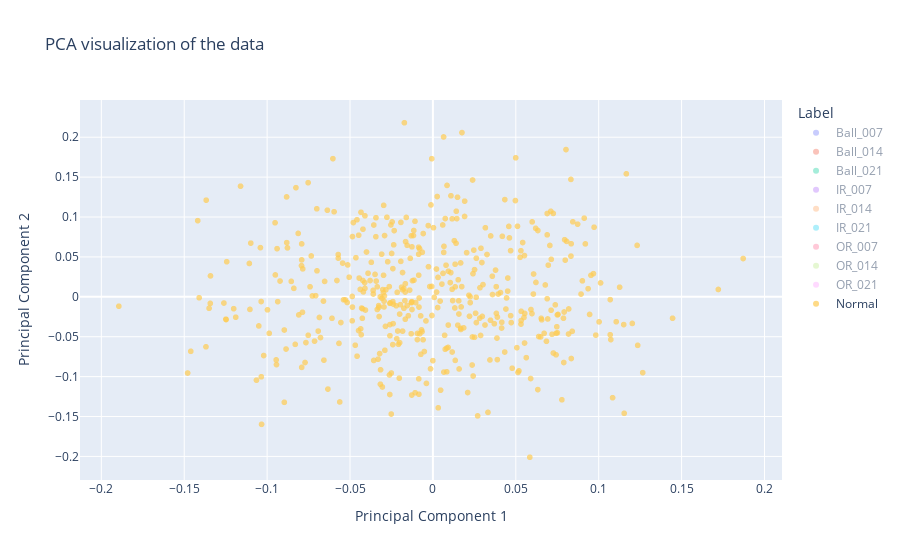

Notebook code cell kept with this figure:
### Code cell
import numpy as np
import plotly.express as px
from sklearn.decomposition import PCA
from sklearn.preprocessing import LabelEncoder

# 讀取資料
read_online_data = np.load("data/CWRU_48k_load_1_CNN_data.npz")
data = read_online_data['data']
labels = read_online_data['labels']

# 重塑資料為 2D 陣列
data_reshaped = data.reshape(data.shape[0], -1)

# 使用 LabelEncoder 將 labels 轉換為數字
label_encoder = LabelEncoder()
labels_encoded = label_encoder.fit_transform(labels)
labels_str = label_encoder.inverse_transform(labels_encoded)  # 轉回原始標籤

# 使用 PCA 進行降維
pca = PCA(n_components=2)
data_pca = pca.fit_transform(data_reshaped)

# 將結果存入 DataFrame
data_dict = {
    "Principal Component 1": data_pca[:, 0],
    "Principal Component 2": data_pca[:, 1],
    "Label": labels_str
}

# 指定要 **初始顯示** 的 Label（這裡選擇第一個類別）
initial_label = 'Normal'
# labels_str[3]

# 使用 plotly.express 建立互動式散點圖
fig = px.scatter(
    data_dict,
    x="Principal Component 1",
    y="Principal Component 2",
    color="Label",
    title="PCA visualization of the data",
    opacity=0.7
)

# 隱藏所有 trace，僅顯示 `initial_label`
for trace in fig.data:
    if trace.name != initial_label:
        trace.visible = "legendonly"  # 初始隱藏，點擊圖例後顯示

# 顯示圖表
fig.show()

### Figure 1 — Plotly figure (JSON) as saved in the notebook; plotly's stock layout.template omitted (floating-point values rounded to 4 significant figures; data arrays with more than 128 entries replaced by an {"elided": "..."} marker saying what was removed)
{"data": [{"hovertemplate": "Label=Ball_007<br>Principal Component 1=%{x}<br>Principal Component 2=%{y}<extra></extra>", "legendgroup": "Ball_007", "marker": {"color": "#636efa", "opacity": 0.7, "symbol": "circle"}, "mode": "markers", "name": "Ball_007", "showlegend": true, "type": "scattergl", "visible": "legendonly", "x": {"elided": "460 float values"}, "xaxis": "x", "y": {"elided": "460 float values"}, "yaxis": "y"}, {"hovertemplate": "Label=Ball_014<br>Principal Component 1=%{x}<br>Principal Component 2=%{y}<extra></extra>", "legendgroup": "Ball_014", "marker": {"color": "#EF553B", "opacity": 0.7, "symbol": "circle"}, "mode": "markers", "name": "Ball_014", "showlegend": true, "type": "scattergl", "visible": "legendonly", "x": {"elided": "460 float values"}, "xaxis": "x", "y": {"elided": "460 float values"}, "yaxis": "y"}, {"hovertemplate": "Label=Ball_021<br>Principal Component 1=%{x}<br>Principal Component 2=%{y}<extra></extra>", "legendgroup": "Ball_021", "marker": {"color": "#00cc96", "opacity": 0.7, "symbol": "circle"}, "mode": "markers", "name": "Ball_021", "showlegend": true, "type": "scattergl", "visible": "legendonly", "x": {"elided": "460 float values"}, "xaxis": "x", "y": {"elided": "460 float values"}, "yaxis": "y"}, {"hovertemplate": "Label=IR_007<br>Principal Component 1=%{x}<br>Principal Component 2=%{y}<extra></extra>", "legendgroup": "IR_007", "marker": {"color": "#ab63fa", "opacity": 0.7, "symbol": "circle"}, "mode": "markers", "name": "IR_007", "showlegend": true, "type": "scattergl", "visible": "legendonly", "x": {"elided": "460 float values"}, "xaxis": "x", "y": {"elided": "460 float values"}, "yaxis": "y"}, {"hovertemplate": "Label=IR_014<br>Principal Component 1=%{x}<br>Principal Component 2=%{y}<extra></extra>", "legendgroup": "IR_014", "marker": {"color": "#FFA15A", "opacity": 0.7, "symbol": "circle"}, "mode": "markers", "name": "IR_014", "showlegend": true, "type": "scattergl", "visible": "legendonly", "x": {"elided": "460 float values"}, "xaxis": "x", "y": {"elided": "460 float values"}, "yaxis": "y"}, {"hovertemplate": "Label=IR_021<br>Principal Component 1=%{x}<br>Principal Component 2=%{y}<extra></extra>", "legendgroup": "IR_021", "marker": {"color": "#19d3f3", "opacity": 0.7, "symbol": "circle"}, "mode": "markers", "name": "IR_021", "showlegend": true, "type": "scattergl", "visible": "legendonly", "x": {"elided": "460 float values"}, "xaxis": "x", "y": {"elided": "460 float values"}, "yaxis": "y"}, {"hovertemplate": "Label=OR_007<br>Principal Component 1=%{x}<br>Principal Component 2=%{y}<extra></extra>", "legendgroup": "OR_007", "marker": {"color": "#FF6692", "opacity": 0.7, "symbol": "circle"}, "mode": "markers", "name": "OR_007", "showlegend": true, "type": "scattergl", "visible": "legendonly", "x": {"elided": "460 float values"}, "xaxis": "x", "y": {"elided": "460 float values"}, "yaxis": "y"}, {"hovertemplate": "Label=OR_014<br>Principal Component 1=%{x}<br>Principal Component 2=%{y}<extra></extra>", "legendgroup": "OR_014", "marker": {"color": "#B6E880", "opacity": 0.7, "symbol": "circle"}, "mode": "markers", "name": "OR_014", "showlegend": true, "type": "scattergl", "visible": "legendonly", "x": {"elided": "460 float values"}, "xaxis": "x", "y": {"elided": "460 float values"}, "yaxis": "y"}, {"hovertemplate": "Label=OR_021<br>Principal Component 1=%{x}<br>Principal Component 2=%{y}<extra></extra>", "legendgroup": "OR_021", "marker": {"color": "#FF97FF", "opacity": 0.7, "symbol": "circle"}, "mode": "markers", "name": "OR_021", "showlegend": true, "type": "scattergl", "visible": "legendonly", "x": {"elided": "460 float values"}, "xaxis": "x", "y": {"elided": "460 float values"}, "yaxis": "y"}, {"hovertemplate": "Label=Normal<br>Principal Component 1=%{x}<br>Principal Component 2=%{y}<extra></extra>", "legendgroup": "Normal", "marker": {"color": "#FECB52", "opacity": 0.7, "symbol": "circle"}, "mode": "markers", "name": "Normal", "showlegend": true, "type": "scattergl", "x": {"elided": "460 float values"}, "xaxis": "x", "y": {"elided": "460 float values"}, "yaxis": "y"}], "layout": {"legend": {"title": {"text": "Label"}, "tracegroupgap": 0}, "title": {"text": "PCA visualization of the data"}, "xaxis": {"anchor": "y", "domain": [0, 1], "title": {"text": "Principal Component 1"}}, "yaxis": {"anchor": "x", "domain": [0, 1], "title": {"text": "Principal Component 2"}}}}
